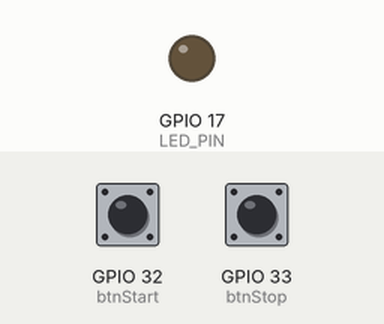
Bench run of a sketch on a simulated ESP32. Shown: output pins drawn as LEDs (lit = HIGH). Inputs (shaded band) come from the test bench; at power-on: GPIO 32 (btnStart) LOW, GPIO 33 (btnStop) LOW.

Above: at 1.2 s.
1.3 s: GPIO 32 (btnStart) pulled HIGH for 0.15 s
At 3.7 s:
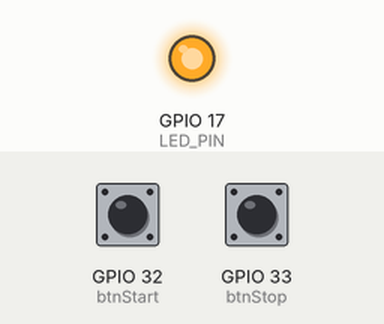
4.4 s: GPIO 33 (btnStop) pulled HIGH for 0.15 s
At 4.8 s:
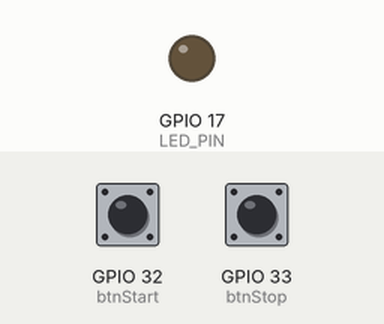
6.0 s: GPIO 32 (btnStart) pulled HIGH for 1 s
At 8.8 s:
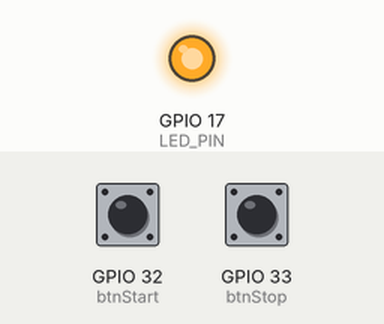
Timing chart, 0 to 10.3 s (numbered marks = the images above; inputs shaded):
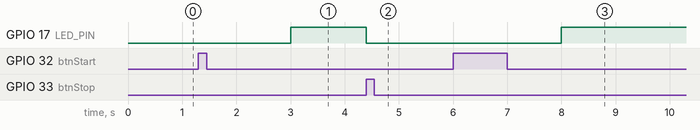

The sketch:

ExemploTimer.ino
```cpp
#define LED_PIN 17
#define btnStart 32
#define btnStop 33

#define T_LED 2

hw_timer_t *timer = NULL;

int tempoLed = 0;
int iniciou=0;

void IRAM_ATTR onTimer() {
  if (tempoLed) tempoLed--;
}

void setup() {
  Serial.begin(9600);
  pinMode(LED_PIN, OUTPUT);
  pinMode(btnStart, INPUT_PULLDOWN);
  pinMode(btnStop, INPUT_PULLDOWN);

  timer = timerBegin(10000);

  if (timer) {
    timerAttachInterrupt(timer, &onTimer);
    timerAlarm(timer, 10000, true, 0);
  }

}

void loop() {
  if (digitalRead(btnStart)){
    iniciou = 1;
    tempoLed = T_LED;
  }
  if (digitalRead(btnStop)){
    digitalWrite(LED_PIN,0);
  }

  if (iniciou && !tempoLed){
    digitalWrite(LED_PIN, 1);
    iniciou = 0;
  }

}
```

Measured:
- after the input at 1.3 s, GPIO 17 (LED_PIN): LOW → HIGH after 1.7 s
- after the input at 4.4 s, GPIO 17 (LED_PIN): HIGH → LOW at once
- after the input at 6.0 s, GPIO 17 (LED_PIN): LOW → HIGH after 2.0 s
